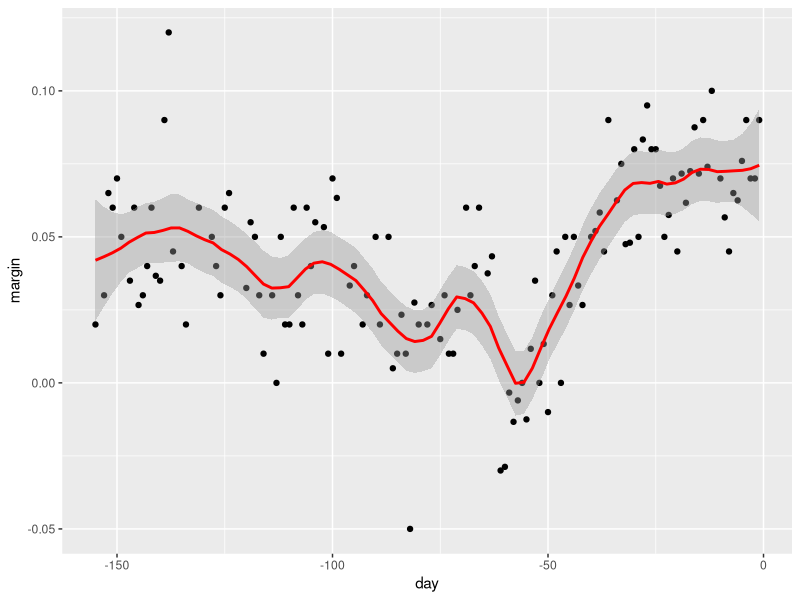

Here is the R script that generated this plot:
library(dslabs)
library(tidyverse)
library(caret)


polls_2008 %>% ggplot(aes(day, margin)) +
  geom_point() +
  geom_smooth(color="red", span=0.15, method="loess", method.args=list(degree=1))
